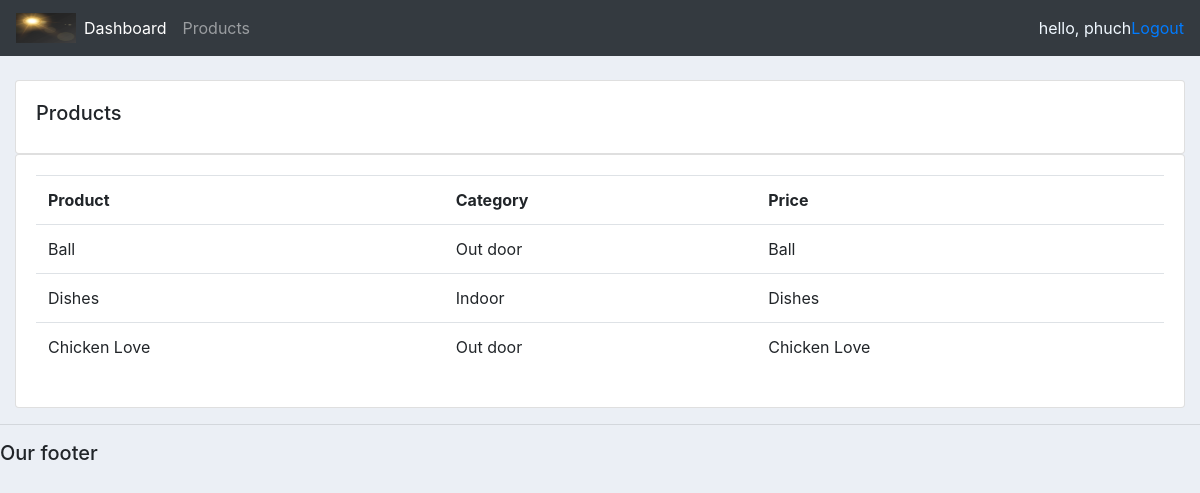
Screenshot of /products/ (signed in) with the database file from the repository.
### accounts/models.py (models this page shows, shortened)
class Product(models.Model):
    CATEGORY = (
        ('Indoor', 'Indoor'),
        ('Out door', 'Out door'),
    )
    name = models.CharField(max_length=200, null=True)
    price = models.FloatField(null=True)
    category = models.CharField(max_length=200, null=True, choices=CATEGORY)
    description = models.CharField(max_length=200, null=True, blank=True)
    date_created = models.DateTimeField(auto_now_add=True, null=True)
    tags = models.ManyToManyField(Tag)

### accounts/decorators.py (the view)
        def wrapper_func(request, *args, **kwargs):
            try:
                group = None
                if request.user.groups.exists():
                    group = request.user.groups.all()[0].name
                if group in allowed_roles:
                    return view_func(request, *args, **kwargs)
                else:
                    return render(request,'accounts/403.html')
            except:
                return render(request,'accounts/no_user.html')

### accounts/views.py (called while the page is built)
@login_required(login_url='login')
@allowed_users(allowed_roles=['admin'])
def products(request):
    products = Product.objects.all()
    context = {
        'products':products,
    }
    return render(request, 'accounts/products.html', context)

### accounts/templates/accounts/products.html
{%  extends 'accounts/main.html' %}
{% block content %}
		<br>
		<div class="row">
			<div class="col-md">
				<div class="card card-body">
					<h5>Products</h5>
				</div>
				<div class="card card-body">
					<table class="table">
						<tr>
							<th>Product</th>
							<th>Category</th>
							<th>Price</th>
						</tr>
						{% for product in products %}
							<tr>
								<td>{{product.name}}</td>
								<td>{{product.category}}</td>
								<td>{{product.name}}</td>
							</tr>
						{% endfor %}
					</table>
				</div>
			</div>
		</div>
{% endblock content %}

### accounts/templates/accounts/navbar.html (shortened to what this page needs)
{% load static %}
<nav class="navbar navbar-expand-lg navbar-dark bg-dark">
    <img src="{% static 'images/logo.png' %}" alt="" style="height: 30px; width: 60px;">
    <div class="collapse navbar-collapse" id="navbarNav">
      <ul class="navbar-nav">
        {% if request.user.is_staff %}
          <li class="nav-item active">
            <a class="nav-link" href="{% url 'home' %}">Dashboard</a>
          </li>
          <li class="nav-item">
            <a class="nav-link" href="{% url 'products' %}">Products</a>
          </li>
        {% else %}
          <li class="nav-item">
            <a class="nav-link" href="{% url 'account' %}">Settings</a>
          </li>
        {% endif %}
      </ul>
    </div>
    <span style="color: aliceblue;">hello, {{request.user}}</span>
    <span><a href="{% url 'logout' %}">Logout</a></span>
  </nav>

### static/css/main.css (style rules this page uses)
body { background-color: #ebeff5; }

### rows the page displays
Product: name "Ball", category "Out door"
Product: name "Dishes", category "Indoor"
Product: name "Chicken Love", category "Out door"

### other values shown
{{ request.user }} "phuch"
